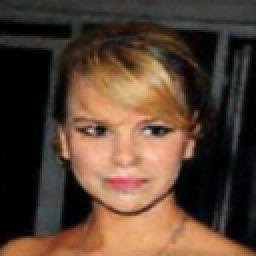
#> input picture for_amt/aggressive/136173_0.75.png, 128 x 128 px, given as the content of the folder /home/amanda/Desktop/crunch_base/0/, which was not available (shown 2 times larger)
$ python -i crop_face.py   (imports and definitions only)   (Python 2 division)
#> lines starting #> are read from the running program, lines starting #| are printed output that depends on the picture; after the words box and inside, x2 and y2 are one past the last pixel; in counts of white or black regions, pixels touching at a corner belong together; pictures that were not available may be replaced by others from this repository, and a replacement may not be noted
import skimage.io
import skimage.transform
import os
import cv2
import tensorflow as tf
import numpy as np
import skimage
import skimage.io
import skimage.transform
import math
import time
import pandas as pd
import pickle


raw_data_dir = '/home/amanda/Desktop/crunch_base/0/'
crop_with_mask_dir = '/home/amanda/Documents/cropped_faces/crunchbase_new/0/'
end_with_key_word = 'g'


default_device = '/gpu:0'
num_hidden_neurons = 256

vgg_mean = [103.939, 116.779, 123.68]
weights_path = '/home/amanda/Documents/vgg_model/vgg16_weights.npz'
batch_size = 100
feat_save_dir = '/home/amanda/Documents/feat_folder/'
model_save_dir = '/home/amanda/Documents/vgg_model/2k_summer_analysis/'


def crop_faces(raw_data_dir, crop_with_mask_dir, end_with_key_word):
    '''
        crop_faces() requires two arguments: raw_data_dir and crop_with_mask_dir

        raw_data_dir is the root dir that you want to run the analysis on. e.g.
        '/home/amanda/Documents/VC and Entrepreneur Faces Project/Extracted Faces/vc/' will search for all the *.jpg
        files under the subfolder of vc recursively. namely, all the vc images.

        crop_with_mask_dir is where you want to save the cropped faces with an oval mask.

        Example: raw_data_dir='/home/amanda/Documents/VC and Entrepreneur Faces Project/Extracted Faces/vc/',
        crop_with_mask_dir='/home/amanda/Documents/cropped_faces/vc_with_mask/'
    '''
#> called with raw_data_dir = '/home/amanda/Desktop/crunch_base/0/', end_with_key_word = 'g'

    def fetch_file(path_to_folder, flag, key_word):
        '''
        fetch_files() requires three arguments: pathToFolder, flag and keyWord

        flag must be 'start_with' or 'end_with'
        keyWord is a string to search the file's name

        Be careful, the keyWord is case sensitive and must be exact

        Example: fetch_file('/Documents/Photos/','end_with','.jpg')

        returns: _pathToFiles and _fileNames
        '''

        _path_to_files = []
        _file_names = []

        for dir_path, dir_names, file_names in os.walk(path_to_folder):
            if flag == 'end_with':
                raw_file = [item for item in file_names if item.endswith(key_word)]
                selected_file = [item for item in raw_file if not item.startswith('._')]
                selected_file = list(set(selected_file))
                _file_names.extend(selected_file)

                selected_path = [os.path.join(dir_path, item) for item in selected_file]
                _path_to_files.extend(selected_path)

            elif flag == 'start_with':
                raw_file = [item for item in file_names if item.startswith(key_word)]
                selected_file = [item[2:] if item.startswith('._') else item for item in raw_file]
                selected_file = list(set(selected_file))
                _file_names.extend(selected_file)

                selected_path = [os.path.join(dir_path, item) for item in selected_file]
                _path_to_files.extend(selected_path)

            else:
                print fetch_file.__doc__
                break

            # try to remove empty entries if none of the required files are in the directory
            try:
                _path_to_files.remove('')
                _file_names.remove('')
            except ValueError:
                pass

            # warn if nothing was found in the given path
            if selected_file == []:
                print('No files with given parameters were found in {}\n'.format(dir_path))

        print('{} files are found in searched folders.'.format(len(_file_names)))
        return _path_to_files, _file_names

    path_to_files, file_names = fetch_file(raw_data_dir, 'end_with', end_with_key_word)  # get all the files in the sub directories

    total_file_len = len(file_names)

    if not os.path.exists(crop_with_mask_dir):
        os.makedirs(crop_with_mask_dir)

    face_cascade = cv2.CascadeClassifier('../Cleaning/haarcascade_frontalface_default.xml')
    count = 0
    for path, file_name in zip(path_to_files, file_names):
        img = cv2.imread(path)
#> img is the input picture: shape (128, 128, 3); mean B, G, R 50.8, 65.4, 87.2
        if img is not None:
            height, width, channel = img.shape
#> height = 128; width = 128; channel = 3
            gray = cv2.cvtColor(img, cv2.COLOR_BGR2GRAY)
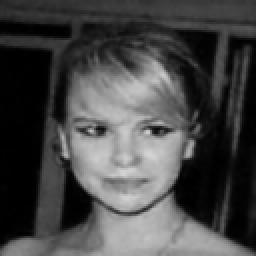
#> gray: shape (128, 128) (shown 2 times larger); min 0, max 213, mean 70.2
            faces = face_cascade.detectMultiScale(gray, 1.3, 5)
#> faces = [[29, 38, 69, 69]]
            if len(faces) == 1:
                for (x, y, w, h) in faces:
                    if w * h > 900 and int(y - 0.1 * h) > 0 and int(y + 1.1 * h) < height and int(x - 0.05 * w) > 0 \
                            and int(x + 1.05 * w) < width:
                        count += 1
                        roi_color = img[int(y - 0.1 * h):int(y + 1.1 * h), int(x - 0.05 * w):int(x + 1.05 * w), :]

                        # add mask and save masked image.
                        mask = np.zeros_like(roi_color)
                        rows, cols, _ = mask.shape

                        # create a black filled ellipse
                        cen_x = int(rows // 2)
                        cen_y = int(cols // 2)
                        cv2.ellipse(mask, center=(cen_y, cen_x), axes=(cen_y, cen_x), angle=0.0, startAngle=0.0,
                                    endAngle=360.0, color=(255, 255, 255), thickness=-1)
                        # bitwise
                        result = np.bitwise_and(roi_color, mask)

                        # flipped mask
                        new_mask = 255 * np.ones_like(roi_color)
                        cv2.ellipse(new_mask, center=(cen_y, cen_x), axes=(cen_y, cen_x), angle=0.0, startAngle=0.0,
                                    endAngle=360,
                                    color=(0, 0, 0), thickness=-1)

                        # final result
                        with_mask = result + new_mask
                        cv2.imwrite(crop_with_mask_dir + file_name, with_mask)

                        if count % 100 == 0:
                            print count, total_file_len
#> this loop made 1 pass
#> (x, y, w, h, count, rows, cols, cen_x) on pass 1: (29, 38, 69, 69, 1, 82, 76, 41)
#> pass 1, in crop_faces, `roi_color = img[int(y - 0.1 * h):int(y + 1.1 * h), int(x - 0.05 * w):i..`:
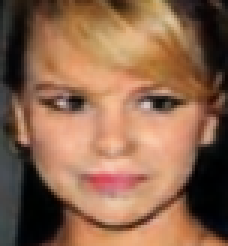
#> roi_color: shape (82, 76, 3) (shown 3 times larger); mean B, G, R 77.4, 102.5, 141.5
#> pass 1, in crop_faces, `result = np.bitwise_and(roi_color, mask)`:
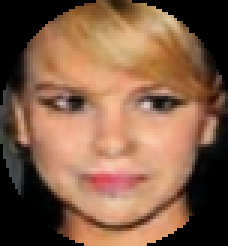
#> result: shape (82, 76, 3) (shown 3 times larger); mean B, G, R 70.5, 93.8, 130.1
#> pass 1, in crop_faces, `with_mask = result + new_mask`:
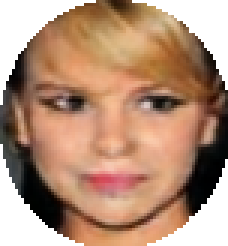
#> with_mask: shape (82, 76, 3) (shown 3 times larger); mean B, G, R 121, 144.3, 180.6
#> after the loop:
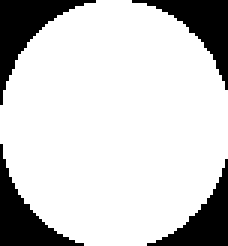
#> mask: shape (82, 76, 3) (shown 3 times larger); 80.2% white; 4 black regions, box (x1, y1, x2, y2) and area: (0, 0, 32, 35) 342, (44, 0, 76, 30) 309, (0, 48, 28, 82) 308, (49, 53, 76, 82) 275
#> after the loop, count = 1
    # libpng warning: iCCP: known incorrect sRGB profile
    # libpng warning: iCCP: profile 'icc': 1000000h: invalid rendering intent
    return


class Vgg16Model:

    # [68 lines left out: functions __init__, build, conv2d, fc, not called in this run]


def predict_features(img_dir, feat_save_dir, feat_prefix, batch_size):
#> called with feat_save_dir = '/home/amanda/Documents/feat_folder/', feat_prefix = 'impression_prediction', batch_size = 100
    # [5 lines left out: function load_image, not called in this run]

    file_names = [f for f in os.listdir(img_dir)]
    start_zero = time.time()
    tf.reset_default_graph()
#> (this line was passed over: tensorflow is not available in this run)

    # create mappings of filenames --> vgg features
    num_files = len(file_names)
    num_batches = int(math.ceil(num_files / batch_size))

    conv51_arr = np.empty((0, 100352), dtype=np.float32)
    conv52_arr = np.empty((0, 100352), dtype=np.float32)
    conv53_arr = np.empty((0, 100352), dtype=np.float32)

    valid_file_lst = []

    with tf.device(default_device):
        with tf.Session(graph=tf.Graph()) as sess:
            _input = tf.placeholder(tf.float32, shape=(None, 224, 224, 3), name='images')
            vgg = Vgg16Model()
            vgg.build(_input)

            sess.run(tf.global_variables_initializer())

            for i in range(num_batches):
                batch_filenames = file_names[i * batch_size: (i + 1) * batch_size]

                print('batch {} out of {}. '.format(i+1, num_batches))
                start_t = time.time()
                images = np.array([load_image(os.path.join(img_dir, f)) for f in batch_filenames])

                batch_conv51, batch_conv52, batch_conv53 = \
                    sess.run([vgg.reshaped_conv51, vgg.reshaped_conv52, vgg.reshaped_conv53], feed_dict={_input: images})

                conv51_arr = np.append(conv51_arr, np.array(batch_conv51), axis=0)
                conv52_arr = np.append(conv52_arr, np.array(batch_conv52), axis=0)
                conv53_arr = np.append(conv53_arr, np.array(batch_conv53), axis=0)

                valid_file_lst += batch_filenames
                end_t = time.time()
                print('\t this batch takes {:.2f} sec'.format(end_t-start_t))

            print('valid file num = {}'.format(len(valid_file_lst)))

            np.save(os.path.join(feat_save_dir, feat_prefix + '_valid_img_lst.npy'), valid_file_lst)

    # load pretrained models.
    layer_name = 'conv52'
    pca_num = 200
    rating_names = ['trustworthy', 'intelligent', 'attractive', 'aggressive', 'responsible', 'sociable']
    pca_save_name = '{}/{}_predict_mode_pca_{}_model.pkl'.format(feat_save_dir, layer_name, str(pca_num))
    regressor_save_name = '{}/2k_final_model_{}_keep_{}_regressor.pkl'.format(feat_save_dir, layer_name, str(pca_num))

    print('Load saved models')
    with open(pca_save_name, 'rb') as f:
        pca = pickle.load(f)

    with open(regressor_save_name, 'rb') as f:
        multi_regressor = pickle.load(f)

    # Transform extracted features.
    feat_after_pca = pca.transform(conv52_arr)
    new_prediction = multi_regressor.predict(feat_after_pca)  # Now make predictions on the VC dataset.

    valid_img_lst = np.load(feat_save_dir + feat_prefix + '_valid_img_lst.npy')

    prediction_df = pd.DataFrame(columns=[rating_names], index=valid_img_lst, data=new_prediction)
    prediction_df.to_pickle(feat_save_dir+'impression_prediction_df.pkl')
    return


def main():
    crop_faces(raw_data_dir='/home/amanda/Desktop/crunch_base/0/',
               crop_with_mask_dir=crop_with_mask_dir,
               end_with_key_word='g')  # end_with_key_word = 'jpg' or 'jpeg' or 'png'

    predict_features(img_dir=crop_with_mask_dir,
                     feat_save_dir=feat_save_dir,
                     feat_prefix='impression_prediction',
                     batch_size=batch_size)
#> (the call stopped at in predict_features, `with tf.device(default_device):`: tensorflow is not available in this run)

    return

>>> result = main()

$ run again, on for_amt/aggressive/136180_0.25.png
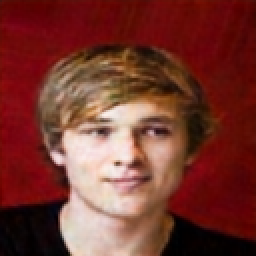
#> input picture for_amt/aggressive/136180_0.25.png, 128 x 128 px, given as the content of the folder /home/amanda/Desktop/crunch_base/0/, which was not available (shown 2 times larger)
#> in crop_faces, img is the input picture: shape (128, 128, 3); mean B, G, R 46.8, 55.4, 117.9
#> faces = [[31, 41, 67, 67]]
#> the loop in crop_faces, `for (x, y, w, h) in faces:` made 1 pass
#> (x, y, w, h, count, rows, cols, cen_x) on pass 1: (31, 41, 67, 67, 1, 80, 74, 40)
#> pass 1, in crop_faces, `roi_color = img[int(y - 0.1 * h):int(y + 1.1 * h), int(x - 0.05 * w):i..`:
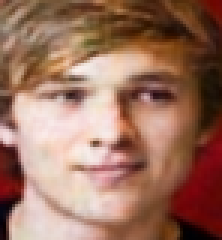
#> roi_color: shape (80, 74, 3) (shown 3 times larger); mean B, G, R 95.2, 113.2, 155.4
#> after the loop in crop_faces, `for (x, y, w, h) in faces:`:
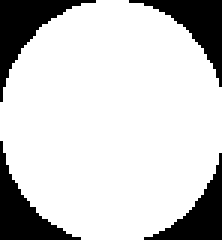
#> mask: shape (80, 74, 3) (shown 3 times larger); 80.3% white; 4 black regions, box (x1, y1, x2, y2) and area: (0, 0, 32, 34) 326, (0, 47, 27, 80) 294, (43, 0, 74, 29) 289, (48, 51, 74, 80) 258
#> after the loop in crop_faces, `for (x, y, w, h) in faces:`: count = 1

$ run again, on for_amt/aggressive/136181_-0.75.png
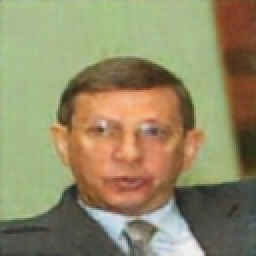
#> input picture for_amt/aggressive/136181_-0.75.png, 128 x 128 px, given as the content of the folder /home/amanda/Desktop/crunch_base/0/, which was not available (shown 2 times larger)
#> in crop_faces, img is the input picture: shape (128, 128, 3); mean B, G, R 104.5, 139.1, 146.8
#> faces = [[33, 44, 60, 60]]
#> the loop in crop_faces, `for (x, y, w, h) in faces:` made 1 pass
#> (x, y, w, h, count, rows, cols, cen_x) on pass 1: (33, 44, 60, 60, 1, 72, 66, 36)
#> pass 1, in crop_faces, `roi_color = img[int(y - 0.1 * h):int(y + 1.1 * h), int(x - 0.05 * w):i..`:
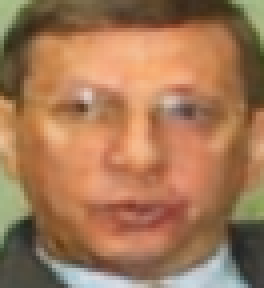
#> roi_color: shape (72, 66, 3) (shown 4 times larger); mean B, G, R 86.1, 119.4, 163.2
#> after the loop in crop_faces, `for (x, y, w, h) in faces:`:
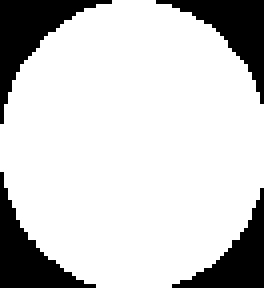
#> mask: shape (72, 66, 3) (shown 4 times larger); 80.2% white; 4 black regions, box (x1, y1, x2, y2) and area: (0, 0, 28, 31) 266, (0, 43, 24, 72) 236, (39, 0, 66, 26) 234, (43, 47, 66, 72) 206
#> after the loop in crop_faces, `for (x, y, w, h) in faces:`: count = 1

$ run again, on for_amt/aggressive/136184_-0.25.png
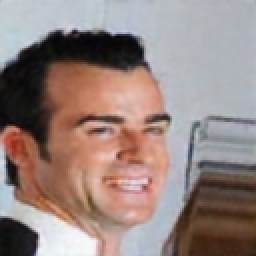
#> input picture for_amt/aggressive/136184_-0.25.png, 128 x 128 px, given as the content of the folder /home/amanda/Desktop/crunch_base/0/, which was not available (shown 2 times larger)
#> in crop_faces, img is the input picture: shape (128, 128, 3); mean B, G, R 127.4, 132, 149.9
#> faces = [[22, 30, 86, 86]]
#> the loop in crop_faces, `for (x, y, w, h) in faces:` made 1 pass
#> (x, y, w, h, count, rows, cols, cen_x) on pass 1: (22, 30, 86, 86, 1, 103, 95, 51)
#> pass 1, in crop_faces, `roi_color = img[int(y - 0.1 * h):int(y + 1.1 * h), int(x - 0.05 * w):i..`:
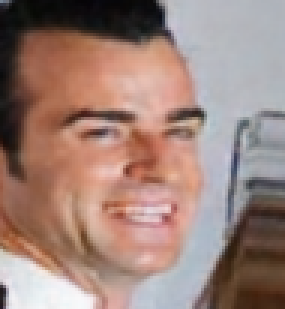
#> roi_color: shape (103, 95, 3) (shown 3 times larger); mean B, G, R 122, 130.6, 157.7
#> after the loop in crop_faces, `for (x, y, w, h) in faces:`:
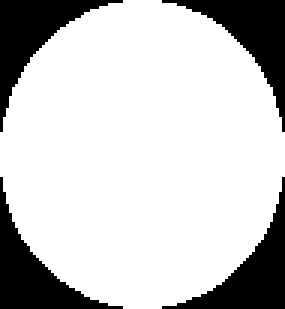
#> mask: shape (103, 95, 3) (shown 3 times larger); 78.4% white; 4 black regions, box (x1, y1, x2, y2) and area: (0, 0, 41, 44) 531, (54, 0, 95, 44) 529, (0, 59, 41, 103) 527, (54, 59, 95, 103) 525
#> after the loop in crop_faces, `for (x, y, w, h) in faces:`: count = 1
